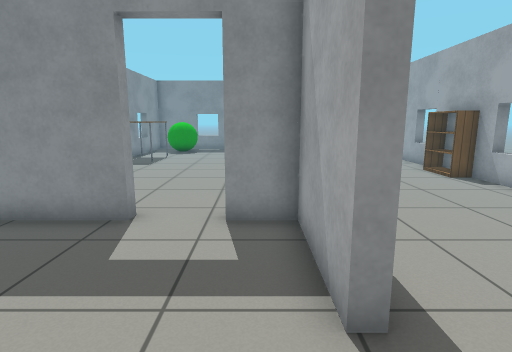
view 1 (above)

16 first-person views from a walk through a world built for the Gazebo simulator. The camera is 1 m above the floor, tilts 10° down and sees 80° across. The floor is counted in squares, 0.5 m on a side. Each view is taken from the middle of a square. On the plan, view 1 faces up. The plan holds only what a view shows up to about 17 squares ahead; the rest is blank. Gazebo's built-in surfaces are drawn with simple patterns.

view 2
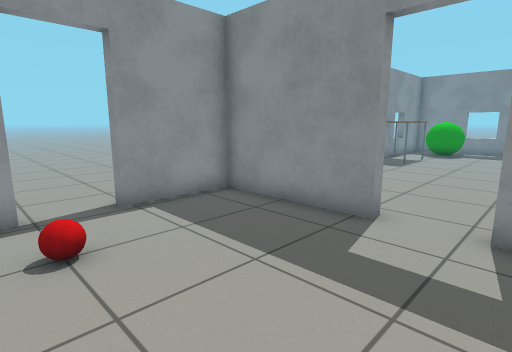

view 3
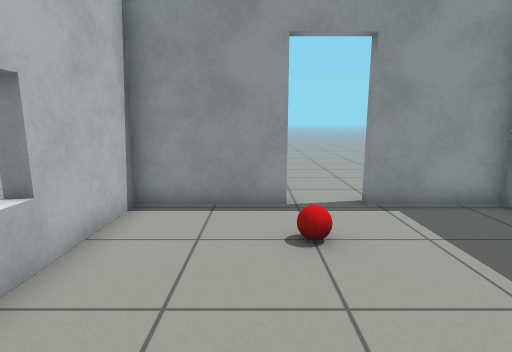

view 4
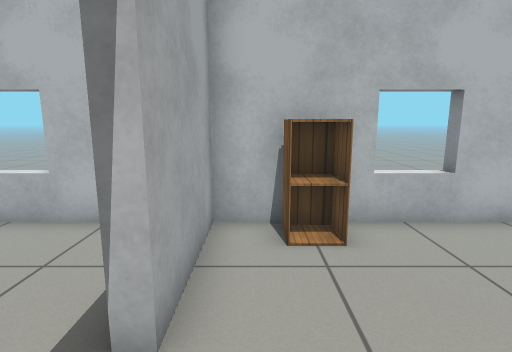

view 5
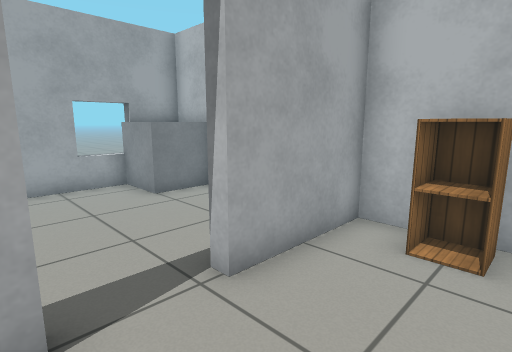

view 6
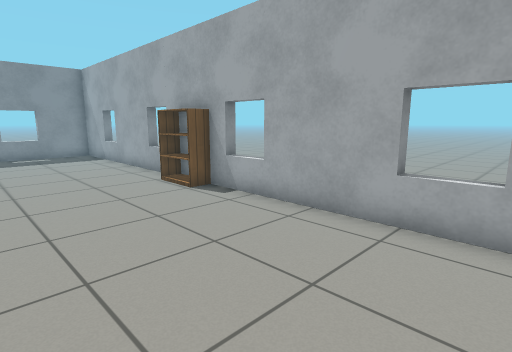

view 7
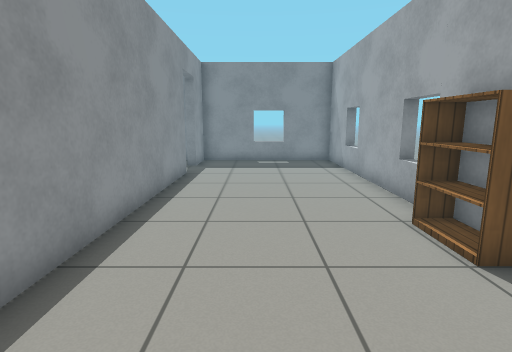

view 8
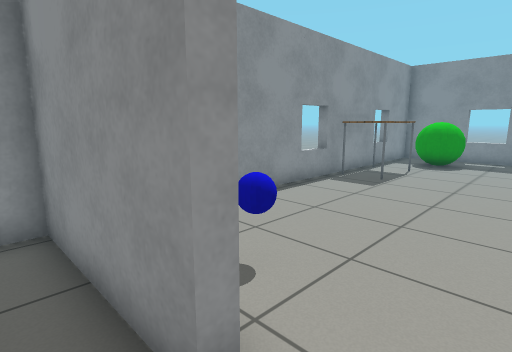

view 9
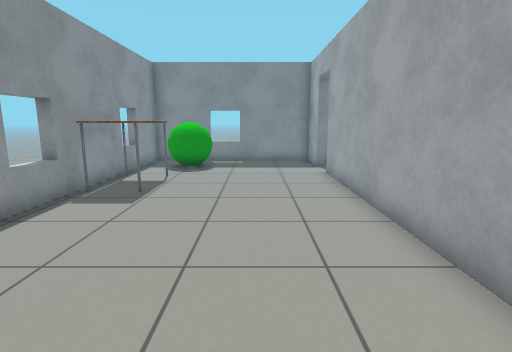

view 10
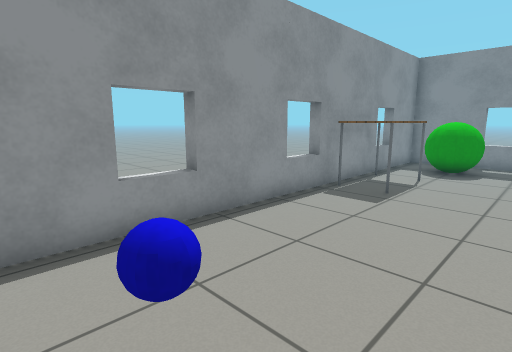

view 11
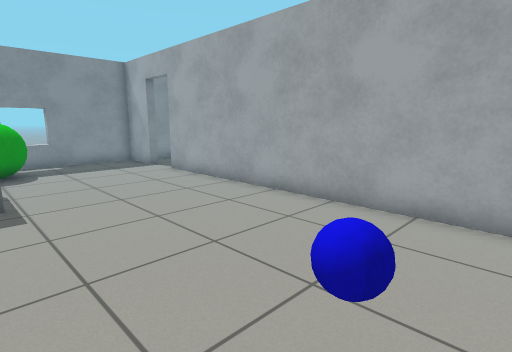

view 12
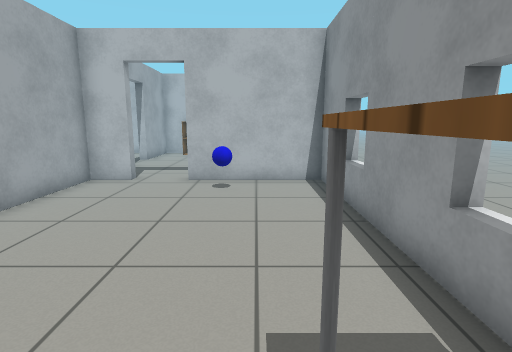

view 13
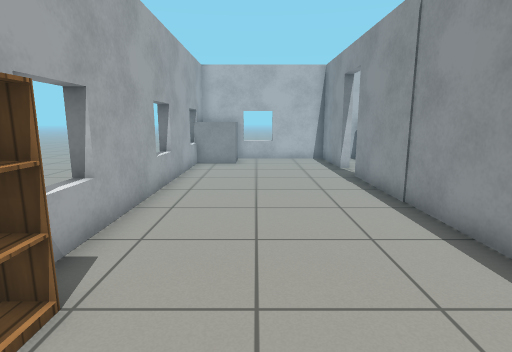

view 14
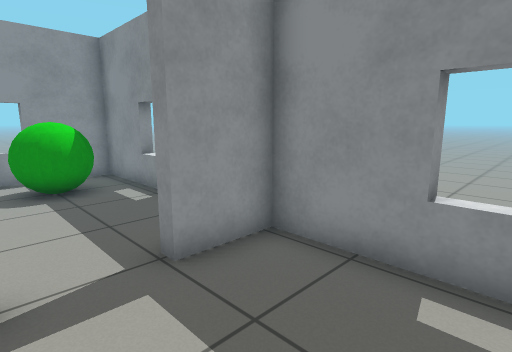

view 15
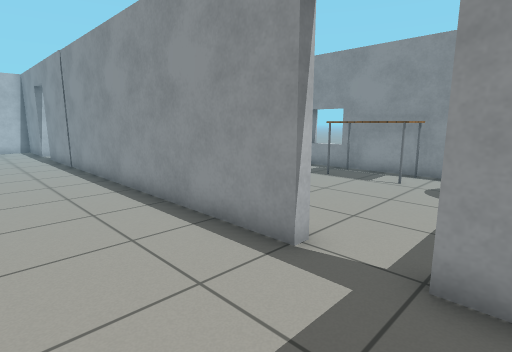

view 16
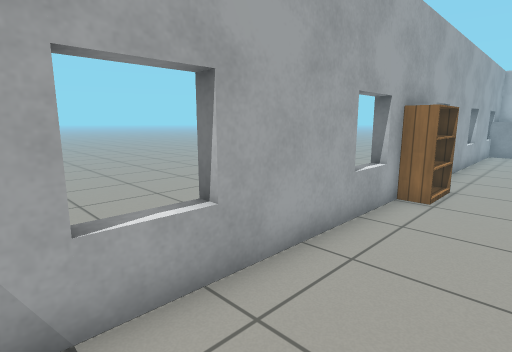

### Floor plan
Ten units are one square. View 1 is at (0, 0); x grows to the right and y downward. Boxes are objects, and circles mark ways between rooms. Rooms are numbered by the first view taken in them; rooms with no view inside come last. Other rooms are left out.
<svg viewBox="-80 -243 170 277">
<path fill="none" stroke="#000" d="M8 -26 8 -60 -6 -60M-26 -60 -73 -60 -73 -26M-73 -9 -73 29 8 29 8 -6M12 -191 12 -26M12 -6 12 29 79 29 79 -232 12 -232 12 -211M-73 -156 -73 -64 -26 -64M8 -211 8 -232 -73 -232 -73 -184M-28 -233 -28 -238M-44 -238 -44 -233M-6 -64 8 -64 8 -191"/>
<rect x="-55" y="-15" width="10" height="10" fill="#bbb"><title>red ball</title></rect>
<rect x="-15" y="15" width="10" height="10" fill="#bbb"><title>cabinet</title></rect>
<rect x="55" y="5" width="20" height="20" fill="#bbb"><title>other object</title></rect>
<rect x="65" y="-125" width="20" height="20" fill="#bbb"><title>bookshelf</title></rect>
<rect x="-75" y="-185" width="20" height="30" fill="#bbb"><title>table</title></rect>
<rect x="-65" y="-225" width="30" height="30" fill="#bbb"><title>green ball</title></rect>
<rect x="-45" y="-85" width="10" height="10" fill="#bbb"><title>blue ball</title></rect>
<circle cx="10" cy="-15" r="3" fill="#2a7"/>
<circle cx="-15" cy="-60" r="3" fill="#2a7"/>
<circle cx="10" cy="-200" r="3" fill="#2a7"/>
<text x="-30" y="-20">1</text>
<text x="40" y="-100">2</text>
<text x="-30" y="-150">3</text>
</svg>
Room 1 opens to room 2. Room 1 opens to room 3. Room 2 opens to room 3.

Where each view was taken, in squares from view 1:
view 1: 0 up, 0 right, facing up
view 2: 0 up, 0 right, facing up-left
view 3: 0 up, 0 right, facing left
view 4: 3 up, 0 right, facing down
view 5: 3 up, 2 left, facing down-right
view 6: 3 up, 2 right, facing up-right
view 7: 7 up, 4 right, facing up
view 8: 5 up, 1 left, facing up-left
view 9: 7 up, 2 left, facing up
view 10: 7 up, 2 left, facing up-left
view 11: 7 up, 6 left, facing up-right
view 12: 17 up, 5 left, facing down
view 13: 14 up, 5 right, facing down
view 14: 19 up, 5 right, facing up-left
view 15: 22 up, 5 right, facing down-left
view 16: 21 up, 5 right, facing down-right
